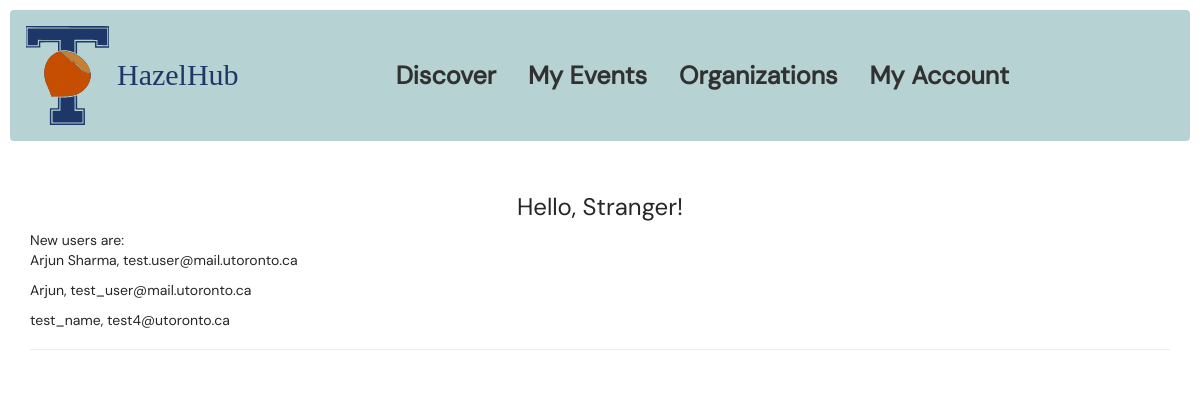
The app's page /list, older data.
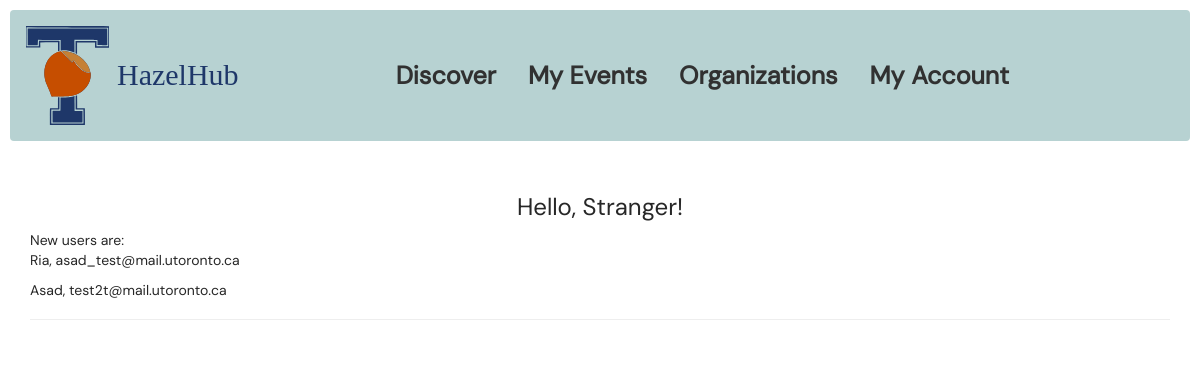
The same page, newer data.
### app/models.py (models this page shows, shortened)
class User(UserMixin, db.Model):
    __tablename__ = "users"
    id = db.Column(db.String(255), primary_key=True)
    role = "user"
    name = db.Column(db.String(10), nullable=False)
    email = db.Column(db.String(100), unique=True, nullable=False)
    password = db.Column(db.String(255), nullable=False)
    faculty = db.Column(db.String(255))
    major = db.Column(db.String(255))
    campus = db.Column(db.String(255))
    year_of_study = db.Column(db.String(255))
    events: Mapped[List[Event]] = relationship(secondary=UserEvents, back_populates="users")
    interests: Mapped[List[Interest]] = relationship(
        secondary=UserInterests, back_populates="users"
    )

### app/main/users/routes.py (the view)
@users_blueprint.route("/list", methods=["GET"])
def user_list():
    users = User.query.all()
    if users is not None:
        return render_template("user.html", name=session.get("first_name", "Stranger"), users=users)

### app/templates/user.html
{% extends "base.html" %} {% block title %}HazelHub{% endblock %} {% block
page_content %}
<div class="page-header">
  <h1>Hello, {{ name }}!</h1>
  New users are: {% for user in users %}
  <p>{{user.name}}, {{user.email}}</p>
  {% endfor %}
</div>
{% endblock %}

### app/templates/base.html (shortened to what this page needs)
{% extends "bootstrap/base.html" %} {% block title %}HazelHub{% endblock %} {%
block navbar %}
<link rel="stylesheet" href="{{ url_for('static', filename='css/main.css') }}">
<div class="tob-bar-container tob-bar-root-class-name">
  <div class="tob-bar-top-bar">
    <img alt="image" src="{{ url_for('static', filename='assets/hazelhublogo.svg') }}" class="tob-bar-image" />
    <span class="tob-bar-text"><span>HazelHub</span></span>
    <nav class="tob-bar-links">
      <a href="/discover" class="tob-bar-navlink">
        <span>Discover</span>
      </a>
      <a href="/myEvents" class="tob-bar-navlink1">
        <span>My Events</span>
      </a>
      <a href="/organizer/list" class="tob-bar-navlink2">
        <span>Organizations</span>
      </a>
      {% if current_user.name %}
      <a href="/user/myAccount" class="tob-bar-navlink3">
        <span>My Account</span>
      </a>
      {% else %}
      <a href="/organizer/myAccount" class="tob-bar-navlink3">
        <span>My Account</span>
      </a>
      {% endif %}
    </nav>
  </div>
</div>
{% endblock %} {% block content %}
<div class="container">
   {% block page_content %}{% endblock %}
</div>
{% endblock %}

### app/static/css/main.css (style rules this page uses)
*, *::before, *::after { box-sizing: border-box; }
html { background-color: #ffffff; }
body { color: #272727; font-family: "DM Sans"; font-style: normal; font-weight: 400; letter-spacing: 0; padding: 1rem; align-items: center ; }
h1 { font-size: 24px; font-weight: 400; text-align: center; }
img { height: auto; max-width: 100%; vertical-align: middle; }

### app/static/css/style.css (style rules this page uses)
:root { --dl-color-gray-500: #595959; --dl-color-gray-700: #999999; --dl-color-gray-900: #D9D9D9; --dl-size-size-large: 144px; --dl-size-size-small: 48px; --dl-color-danger-300: #A22020; --dl-color-danger-500: #BF2626; --dl-color-danger-700: #E14747; --dl-color-gray-black: #000000; --dl-color-gray-white: #FFFFFF; --dl-size-size-medium: 96px; --dl-size-size-xlarge: 192px; --dl-size-size-xsmall: 16px; --dl-space-space-unit: 16px; --dl-color-hazelhub-bb: #b7d2d2ff; --dl-color-primary-100: #003EB3; --dl-color-primary-300: #0074F0; --dl-color-primary-500: #14A9FF; --dl-color-primary-700: #85DCFF; --dl-color-success-300: #199033; --dl-color-success-500: #32A94C; --dl-color-success-700: #4CC366; --dl-size-size-xxlarge: 288px; --dl-size-size-maxwidth: 1400px; --dl-radius-radius-round: 50%; --dl-color-hazelhub-beige: #e6d1abff; --dl-color-hazelhub-cream: #fbf9eeff; --dl-color-hazelhub-dblue: #484e58ff; --dl-color-hazelhub-hazel: #c64e00ff; --dl-color-hazelhub-lblue: #486287ff; --dl-color-hazelhub-tblue: #1e3769ff; --dl-color-hazelhub-white: #ffffffff; --dl-space-space-halfunit: 8px; --dl-space-space-sixunits: 96px; --dl-space-space-twounits: 32px; --dl-color-hazelhub-dblack: #313131ff; --dl-color-hazelhub-hazel2: #c58035ff; --dl-radius-radius-radius2: 2px; --dl-radius-radius-radius4: 4px; --dl-radius-radius-radius8: 8px; --dl-space-space-fiveunits: 80px; --dl-space-space-fourunits: 64px; --dl-space-space-threeunits: 48px; --dl-space-space-oneandhalfunits: 24px; }
.tob-bar-container { width: 100%; height: 400px; display: flex; position: relative; align-items: flex-start; flex-direction: column; }
.tob-bar-top-bar { flex: 0 0 auto; width: auto; display: flex; z-index: 100; position: relative; align-items: center; padding-top: var(--dl-space-space-halfunit); padding-left: var(--dl-space-space-halfunit); border-radius: var(--dl-radius-radius-radius4); padding-right: var(--dl-space-space-oneandhalfunits); padding-bottom: var(--dl-space-space-halfunit); justify-content: flex-start; background-color: var(--dl-color-hazelhub-bb); }
.tob-bar-image { width: 99px; height: 115px; object-fit: cover; padding-top: var(--dl-space-space-halfunit); padding-left: var(--dl-space-space-halfunit); padding-right: var(--dl-space-space-halfunit); padding-bottom: var(--dl-space-space-halfunit); }
.tob-bar-text { color: var(--dl-color-hazelhub-tblue); font-size: 30px; align-self: center; font-style: normal; font-family: "Renogare"; font-weight: 200; }
.tob-bar-links { flex: 1; width: 1548px; display: flex; align-items: center; flex-direction: row; justify-content: center; }
.tob-bar-navlink { color: var(--dl-color-hazelhub-dblack); font-size: 25px; font-style: normal; font-family: "DM Sans"; font-weight: 600; text-decoration: none; }
.tob-bar-navlink1 { color: var(--dl-color-hazelhub-dblack); font-size: 25px; font-style: normal; font-family: "DM Sans"; font-weight: 600; margin-left: var(--dl-space-space-twounits); text-decoration: none; }
.tob-bar-navlink2 { color: var(--dl-color-hazelhub-dblack); font-size: 25px; font-style: normal; font-family: "DM Sans"; font-weight: 600; margin-left: var(--dl-space-space-twounits); text-decoration: none; }
.tob-bar-navlink3 { color: var(--dl-color-hazelhub-dblack); font-size: 25px; font-style: normal; font-family: "DM Sans"; font-weight: 600; margin-left: var(--dl-space-space-twounits); text-decoration: none; }
.tob-bar-root-class-name { height: var(--dl-size-size-large); }

Row changes from the older to the newer data that the page shows:
removed User: name "Arjun Sharma", email "test.user@mail.utoronto.ca"
removed User: name "Arjun", email "test_user@mail.utoronto.ca"
removed User: name "test_name", email "test4@utoronto.ca"
added User: name "Ria", email "asad_test@mail.utoronto.ca"
added User: name "Asad", email "test2t@mail.utoronto.ca"
